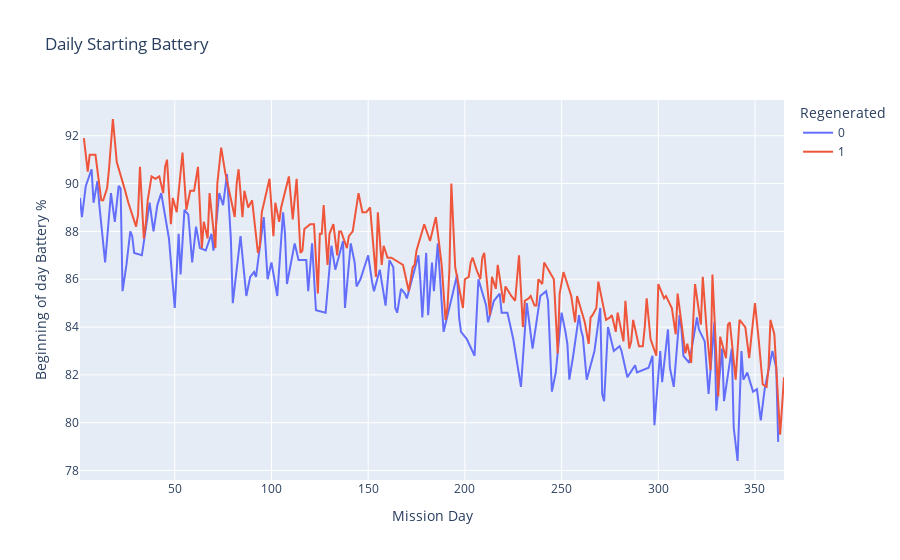

This figure's notebook cell:
### Code cell
px.line(df, x=df.index, y='battery', title='Daily Starting Battery', color='regen', **plotly_options)

### Figure 1 — Plotly figure (JSON) as saved in the notebook; plotly's stock layout.template omitted (floating-point values rounded to 4 significant figures; data arrays with more than 128 entries replaced by an {"elided": "..."} marker saying what was removed)
{"data": [{"hovertemplate": "Regenerated=0<br>Mission Day=%{x}<br>Beginning of day Battery %=%{y}<extra></extra>", "legendgroup": "0", "line": {"color": "#636efa", "dash": "solid"}, "marker": {"symbol": "circle"}, "mode": "lines", "name": "0", "orientation": "v", "showlegend": true, "type": "scatter", "x": {"elided": "170 int values"}, "xaxis": "x", "y": {"elided": "170 float values"}, "yaxis": "y"}, {"hovertemplate": "Regenerated=1<br>Mission Day=%{x}<br>Beginning of day Battery %=%{y}<extra></extra>", "legendgroup": "1", "line": {"color": "#EF553B", "dash": "solid"}, "marker": {"symbol": "circle"}, "mode": "lines", "name": "1", "orientation": "v", "showlegend": true, "type": "scatter", "x": {"elided": "195 int values"}, "xaxis": "x", "y": {"elided": "195 float values"}, "yaxis": "y"}], "layout": {"legend": {"title": {"text": "Regenerated"}, "tracegroupgap": 0}, "title": {"text": "Daily Starting Battery"}, "xaxis": {"anchor": "y", "domain": [0, 1], "title": {"text": "Mission Day"}}, "yaxis": {"anchor": "x", "domain": [0, 1], "title": {"text": "Beginning of day Battery %"}}}}
